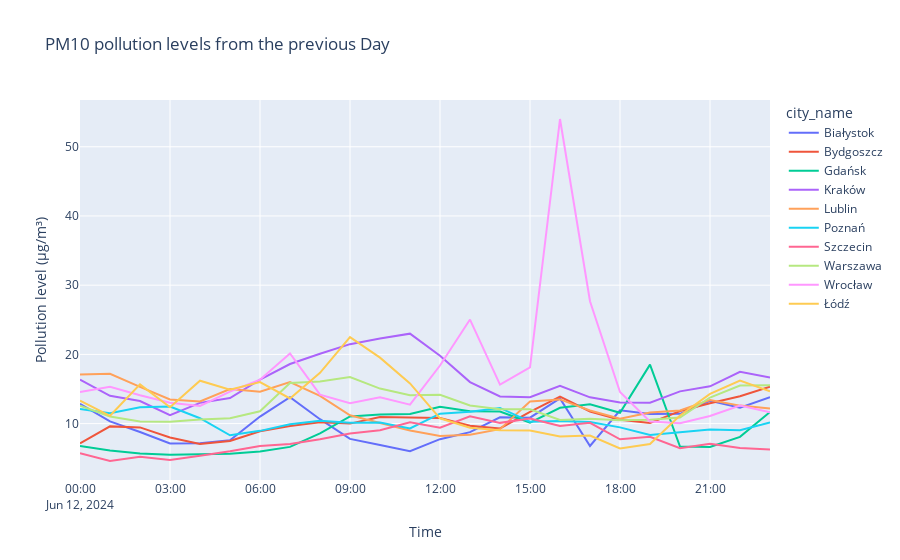

Notebook cell for this chart:
### Markdown cell above
##### **6.1 PM10 & PM2.5 pollution levels from the previous day in the biggest cities**

### Code cell
stations_df = pd.read_sql_query("SELECT station_id, city_id, name, latitude, longitude FROM stations;", conn)
cities_df = pd.read_sql_query("SELECT city_id, name FROM cities;", conn)

cities_of_interest = ["Warszawa", "Kraków", "Wrocław", "Łódź", "Poznań", 
                      "Gdańsk", "Szczecin", "Lublin", "Bydgoszcz", "Białystok"]

filtered_cities_df = cities_df[cities_df['name'].isin(cities_of_interest)]
filtered_stations_df = stations_df[stations_df['city_id'].isin(filtered_cities_df['city_id'])]

one_day_ago = (datetime.datetime.now() - datetime.timedelta(days=1)).strftime('%Y-%m-%d')
measurements_query = f"""
    SELECT s.city_id, c.name AS city_name, am.date_time, am.value
    FROM actual_measurements am
    JOIN sensors se ON am.sensor_id = se.sensor_id
    JOIN stations s ON se.station_id = s.station_id
    JOIN cities c ON s.city_id = c.city_id
    JOIN params p ON se.param_id = p.param_id
    WHERE DATE(am.date_time) = DATE('{one_day_ago}')
      AND p.formula = 'PM10'
      AND s.city_id IN ({','.join(map(str, filtered_cities_df['city_id'].tolist()))})
"""


measurements_df = pd.read_sql_query(measurements_query, conn)

measurements_df['date_time'] = pd.to_datetime(measurements_df['date_time'])
measurements_df['value'] = pd.to_numeric(measurements_df['value'], errors='coerce')
average_data = measurements_df.groupby(['city_name', pd.Grouper(key='date_time', freq='H')])['value'].mean().reset_index()

warnings.filterwarnings("ignore")

fig = px.line(average_data, x='date_time', y='value', color='city_name', title='PM10 pollution levels from the previous Day')
fig.update_layout(xaxis_title='Time', yaxis_title='Pollution level (µg/m³)', hovermode='closest')

fig.show()

### Figure 1 — Plotly figure (JSON) as saved in the notebook; plotly's stock layout.template omitted (floating-point values rounded to 4 significant figures)
{"data": [{"hovertemplate": "city_name=Białystok<br>date_time=%{x}<br>value=%{y}<extra></extra>", "legendgroup": "Białystok", "line": {"color": "#636efa", "dash": "solid"}, "marker": {"symbol": "circle"}, "mode": "lines", "name": "Białystok", "orientation": "v", "showlegend": true, "type": "scatter", "x": ["2024-06-12T00:00:00+00:00", "2024-06-12T01:00:00+00:00", "2024-06-12T02:00:00+00:00", "2024-06-12T03:00:00+00:00", "2024-06-12T04:00:00+00:00", "2024-06-12T05:00:00+00:00", "2024-06-12T06:00:00+00:00", "2024-06-12T07:00:00+00:00", "2024-06-12T08:00:00+00:00", "2024-06-12T09:00:00+00:00", "2024-06-12T10:00:00+00:00", "2024-06-12T11:00:00+00:00", "2024-06-12T12:00:00+00:00", "2024-06-12T13:00:00+00:00", "2024-06-12T14:00:00+00:00", "2024-06-12T15:00:00+00:00", "2024-06-12T16:00:00+00:00", "2024-06-12T17:00:00+00:00", "2024-06-12T18:00:00+00:00", "2024-06-12T19:00:00+00:00", "2024-06-12T20:00:00+00:00", "2024-06-12T21:00:00+00:00", "2024-06-12T22:00:00+00:00", "2024-06-12T23:00:00+00:00"], "xaxis": "x", "y": [12.87, 10.32, 8.78, 7.13, 7.15, 7.6, 11.02, 13.82, 10.64, 7.79, 6.92, 6.023, 7.75, 8.763, 10.91, 10.86, 13.64, 6.767, 11.91, 11.4, 11.41, 13.3, 12.29, 13.83], "yaxis": "y"}, {"hovertemplate": "city_name=Bydgoszcz<br>date_time=%{x}<br>value=%{y}<extra></extra>", "legendgroup": "Bydgoszcz", "line": {"color": "#EF553B", "dash": "solid"}, "marker": {"symbol": "circle"}, "mode": "lines", "name": "Bydgoszcz", "orientation": "v", "showlegend": true, "type": "scatter", "x": ["2024-06-12T00:00:00+00:00", "2024-06-12T01:00:00+00:00", "2024-06-12T02:00:00+00:00", "2024-06-12T03:00:00+00:00", "2024-06-12T04:00:00+00:00", "2024-06-12T05:00:00+00:00", "2024-06-12T06:00:00+00:00", "2024-06-12T07:00:00+00:00", "2024-06-12T08:00:00+00:00", "2024-06-12T09:00:00+00:00", "2024-06-12T10:00:00+00:00", "2024-06-12T11:00:00+00:00", "2024-06-12T12:00:00+00:00", "2024-06-12T13:00:00+00:00", "2024-06-12T14:00:00+00:00", "2024-06-12T15:00:00+00:00", "2024-06-12T16:00:00+00:00", "2024-06-12T17:00:00+00:00", "2024-06-12T18:00:00+00:00", "2024-06-12T19:00:00+00:00", "2024-06-12T20:00:00+00:00", "2024-06-12T21:00:00+00:00", "2024-06-12T22:00:00+00:00", "2024-06-12T23:00:00+00:00"], "xaxis": "x", "y": [7.15, 9.6, 9.45, 8, 7.05, 7.5, 8.9, 9.65, 10.2, 10, 10.95, 10.9, 10.8, 9.7, 9.3, 11.7, 13.9, 11.75, 10.55, 10.1, 11.8, 12.95, 13.95, 15.35], "yaxis": "y"}, {"hovertemplate": "city_name=Gdańsk<br>date_time=%{x}<br>value=%{y}<extra></extra>", "legendgroup": "Gdańsk", "line": {"color": "#00cc96", "dash": "solid"}, "marker": {"symbol": "circle"}, "mode": "lines", "name": "Gdańsk", "orientation": "v", "showlegend": true, "type": "scatter", "x": ["2024-06-12T00:00:00+00:00", "2024-06-12T01:00:00+00:00", "2024-06-12T02:00:00+00:00", "2024-06-12T03:00:00+00:00", "2024-06-12T04:00:00+00:00", "2024-06-12T05:00:00+00:00", "2024-06-12T06:00:00+00:00", "2024-06-12T07:00:00+00:00", "2024-06-12T08:00:00+00:00", "2024-06-12T09:00:00+00:00", "2024-06-12T10:00:00+00:00", "2024-06-12T11:00:00+00:00", "2024-06-12T12:00:00+00:00", "2024-06-12T13:00:00+00:00", "2024-06-12T14:00:00+00:00", "2024-06-12T15:00:00+00:00", "2024-06-12T16:00:00+00:00", "2024-06-12T17:00:00+00:00", "2024-06-12T18:00:00+00:00", "2024-06-12T19:00:00+00:00", "2024-06-12T20:00:00+00:00", "2024-06-12T21:00:00+00:00", "2024-06-12T22:00:00+00:00", "2024-06-12T23:00:00+00:00"], "xaxis": "x", "y": [6.77, 6.124, 5.666, 5.492, 5.563, 5.64, 5.978, 6.637, 8.579, 11.04, 11.32, 11.39, 12.43, 11.77, 11.74, 10.15, 12.29, 12.81, 11.57, 18.52, 6.677, 6.611, 8.082, 11.69], "yaxis": "y"}, {"hovertemplate": "city_name=Kraków<br>date_time=%{x}<br>value=%{y}<extra></extra>", "legendgroup": "Kraków", "line": {"color": "#ab63fa", "dash": "solid"}, "marker": {"symbol": "circle"}, "mode": "lines", "name": "Kraków", "orientation": "v", "showlegend": true, "type": "scatter", "x": ["2024-06-12T00:00:00+00:00", "2024-06-12T01:00:00+00:00", "2024-06-12T02:00:00+00:00", "2024-06-12T03:00:00+00:00", "2024-06-12T04:00:00+00:00", "2024-06-12T05:00:00+00:00", "2024-06-12T06:00:00+00:00", "2024-06-12T07:00:00+00:00", "2024-06-12T08:00:00+00:00", "2024-06-12T09:00:00+00:00", "2024-06-12T10:00:00+00:00", "2024-06-12T11:00:00+00:00", "2024-06-12T12:00:00+00:00", "2024-06-12T13:00:00+00:00", "2024-06-12T14:00:00+00:00", "2024-06-12T15:00:00+00:00", "2024-06-12T16:00:00+00:00", "2024-06-12T17:00:00+00:00", "2024-06-12T18:00:00+00:00", "2024-06-12T19:00:00+00:00", "2024-06-12T20:00:00+00:00", "2024-06-12T21:00:00+00:00", "2024-06-12T22:00:00+00:00", "2024-06-12T23:00:00+00:00"], "xaxis": "x", "y": [16.34, 14.01, 13.26, 11.23, 13.0, 13.7, 16.35, 18.61, 20.09, 21.48, 22.28, 23.0, 19.8, 16.0, 13.93, 13.81, 15.47, 13.79, 13.06, 13.03, 14.66, 15.38, 17.48, 16.66], "yaxis": "y"}, {"hovertemplate": "city_name=Lublin<br>date_time=%{x}<br>value=%{y}<extra></extra>", "legendgroup": "Lublin", "line": {"color": "#FFA15A", "dash": "solid"}, "marker": {"symbol": "circle"}, "mode": "lines", "name": "Lublin", "orientation": "v", "showlegend": true, "type": "scatter", "x": ["2024-06-12T00:00:00+00:00", "2024-06-12T01:00:00+00:00", "2024-06-12T02:00:00+00:00", "2024-06-12T03:00:00+00:00", "2024-06-12T04:00:00+00:00", "2024-06-12T05:00:00+00:00", "2024-06-12T06:00:00+00:00", "2024-06-12T07:00:00+00:00", "2024-06-12T08:00:00+00:00", "2024-06-12T09:00:00+00:00", "2024-06-12T10:00:00+00:00", "2024-06-12T11:00:00+00:00", "2024-06-12T12:00:00+00:00", "2024-06-12T13:00:00+00:00", "2024-06-12T14:00:00+00:00", "2024-06-12T15:00:00+00:00", "2024-06-12T16:00:00+00:00", "2024-06-12T17:00:00+00:00", "2024-06-12T18:00:00+00:00", "2024-06-12T19:00:00+00:00", "2024-06-12T20:00:00+00:00", "2024-06-12T21:00:00+00:00", "2024-06-12T22:00:00+00:00", "2024-06-12T23:00:00+00:00"], "xaxis": "x", "y": [17.1, 17.2, 15.3, 13.5, 13.2, 15, 14.6, 16, 14, 11.2, 10.1, 9, 8.2, 8.4, 9.2, 13.2, 13.5, 11.9, 10.7, 11.6, 11.9, 13.4, 12.6, 12.2], "yaxis": "y"}, {"hovertemplate": "city_name=Poznań<br>date_time=%{x}<br>value=%{y}<extra></extra>", "legendgroup": "Poznań", "line": {"color": "#19d3f3", "dash": "solid"}, "marker": {"symbol": "circle"}, "mode": "lines", "name": "Poznań", "orientation": "v", "showlegend": true, "type": "scatter", "x": ["2024-06-12T00:00:00+00:00", "2024-06-12T01:00:00+00:00", "2024-06-12T02:00:00+00:00", "2024-06-12T03:00:00+00:00", "2024-06-12T04:00:00+00:00", "2024-06-12T05:00:00+00:00", "2024-06-12T06:00:00+00:00", "2024-06-12T07:00:00+00:00", "2024-06-12T08:00:00+00:00", "2024-06-12T09:00:00+00:00", "2024-06-12T10:00:00+00:00", "2024-06-12T11:00:00+00:00", "2024-06-12T12:00:00+00:00", "2024-06-12T13:00:00+00:00", "2024-06-12T14:00:00+00:00", "2024-06-12T15:00:00+00:00", "2024-06-12T16:00:00+00:00", "2024-06-12T17:00:00+00:00", "2024-06-12T18:00:00+00:00", "2024-06-12T19:00:00+00:00", "2024-06-12T20:00:00+00:00", "2024-06-12T21:00:00+00:00", "2024-06-12T22:00:00+00:00", "2024-06-12T23:00:00+00:00"], "xaxis": "x", "y": [12.13, 11.5, 12.37, 12.48, 10.78, 8.31, 8.953, 9.895, 10.43, 10.14, 10.15, 9.315, 11.43, 11.73, 12.27, 10.28, 10.38, 10.24, 9.454, 8.349, 8.745, 9.145, 9.05, 10.18], "yaxis": "y"}, {"hovertemplate": "city_name=Szczecin<br>date_time=%{x}<br>value=%{y}<extra></extra>", "legendgroup": "Szczecin", "line": {"color": "#FF6692", "dash": "solid"}, "marker": {"symbol": "circle"}, "mode": "lines", "name": "Szczecin", "orientation": "v", "showlegend": true, "type": "scatter", "x": ["2024-06-12T00:00:00+00:00", "2024-06-12T01:00:00+00:00", "2024-06-12T02:00:00+00:00", "2024-06-12T03:00:00+00:00", "2024-06-12T04:00:00+00:00", "2024-06-12T05:00:00+00:00", "2024-06-12T06:00:00+00:00", "2024-06-12T07:00:00+00:00", "2024-06-12T08:00:00+00:00", "2024-06-12T09:00:00+00:00", "2024-06-12T10:00:00+00:00", "2024-06-12T11:00:00+00:00", "2024-06-12T12:00:00+00:00", "2024-06-12T13:00:00+00:00", "2024-06-12T14:00:00+00:00", "2024-06-12T15:00:00+00:00", "2024-06-12T16:00:00+00:00", "2024-06-12T17:00:00+00:00", "2024-06-12T18:00:00+00:00", "2024-06-12T19:00:00+00:00", "2024-06-12T20:00:00+00:00", "2024-06-12T21:00:00+00:00", "2024-06-12T22:00:00+00:00", "2024-06-12T23:00:00+00:00"], "xaxis": "x", "y": [5.718, 4.599, 5.207, 4.748, 5.368, 6.009, 6.761, 7.062, 7.74, 8.581, 9.038, 10.21, 9.396, 11.07, 10.11, 10.74, 9.656, 10.13, 7.732, 8.108, 6.456, 7.085, 6.474, 6.256], "yaxis": "y"}, {"hovertemplate": "city_name=Warszawa<br>date_time=%{x}<br>value=%{y}<extra></extra>", "legendgroup": "Warszawa", "line": {"color": "#B6E880", "dash": "solid"}, "marker": {"symbol": "circle"}, "mode": "lines", "name": "Warszawa", "orientation": "v", "showlegend": true, "type": "scatter", "x": ["2024-06-12T00:00:00+00:00", "2024-06-12T01:00:00+00:00", "2024-06-12T02:00:00+00:00", "2024-06-12T03:00:00+00:00", "2024-06-12T04:00:00+00:00", "2024-06-12T05:00:00+00:00", "2024-06-12T06:00:00+00:00", "2024-06-12T07:00:00+00:00", "2024-06-12T08:00:00+00:00", "2024-06-12T09:00:00+00:00", "2024-06-12T10:00:00+00:00", "2024-06-12T11:00:00+00:00", "2024-06-12T12:00:00+00:00", "2024-06-12T13:00:00+00:00", "2024-06-12T14:00:00+00:00", "2024-06-12T15:00:00+00:00", "2024-06-12T16:00:00+00:00", "2024-06-12T17:00:00+00:00", "2024-06-12T18:00:00+00:00", "2024-06-12T19:00:00+00:00", "2024-06-12T20:00:00+00:00", "2024-06-12T21:00:00+00:00", "2024-06-12T22:00:00+00:00", "2024-06-12T23:00:00+00:00"], "xaxis": "x", "y": [12.6, 11.04, 10.29, 10.27, 10.61, 10.78, 11.78, 15.88, 16.09, 16.74, 15.06, 14.1, 14.17, 12.61, 12.08, 12.07, 10.52, 10.69, 10.48, 10.57, 10.87, 13.77, 15.5, 15.56], "yaxis": "y"}, {"hovertemplate": "city_name=Wrocław<br>date_time=%{x}<br>value=%{y}<extra></extra>", "legendgroup": "Wrocław", "line": {"color": "#FF97FF", "dash": "solid"}, "marker": {"symbol": "circle"}, "mode": "lines", "name": "Wrocław", "orientation": "v", "showlegend": true, "type": "scatter", "x": ["2024-06-12T00:00:00+00:00", "2024-06-12T01:00:00+00:00", "2024-06-12T02:00:00+00:00", "2024-06-12T03:00:00+00:00", "2024-06-12T04:00:00+00:00", "2024-06-12T05:00:00+00:00", "2024-06-12T06:00:00+00:00", "2024-06-12T07:00:00+00:00", "2024-06-12T08:00:00+00:00", "2024-06-12T09:00:00+00:00", "2024-06-12T10:00:00+00:00", "2024-06-12T11:00:00+00:00", "2024-06-12T12:00:00+00:00", "2024-06-12T13:00:00+00:00", "2024-06-12T14:00:00+00:00", "2024-06-12T15:00:00+00:00", "2024-06-12T16:00:00+00:00", "2024-06-12T17:00:00+00:00", "2024-06-12T18:00:00+00:00", "2024-06-12T19:00:00+00:00", "2024-06-12T20:00:00+00:00", "2024-06-12T21:00:00+00:00", "2024-06-12T22:00:00+00:00", "2024-06-12T23:00:00+00:00"], "xaxis": "x", "y": [14.58, 15.33, 14.11, 13.03, 12.56, 14.63, 16.35, 20.13, 14.19, 12.95, 13.81, 12.75, 18.4, 25.03, 15.63, 18.12, 54.01, 27.68, 14.56, 10.31, 10.07, 11.1, 12.6, 11.63], "yaxis": "y"}, {"hovertemplate": "city_name=Łódź<br>date_time=%{x}<br>value=%{y}<extra></extra>", "legendgroup": "Łódź", "line": {"color": "#FECB52", "dash": "solid"}, "marker": {"symbol": "circle"}, "mode": "lines", "name": "Łódź", "orientation": "v", "showlegend": true, "type": "scatter", "x": ["2024-06-12T00:00:00+00:00", "2024-06-12T01:00:00+00:00", "2024-06-12T02:00:00+00:00", "2024-06-12T03:00:00+00:00", "2024-06-12T04:00:00+00:00", "2024-06-12T05:00:00+00:00", "2024-06-12T06:00:00+00:00", "2024-06-12T07:00:00+00:00", "2024-06-12T08:00:00+00:00", "2024-06-12T09:00:00+00:00", "2024-06-12T10:00:00+00:00", "2024-06-12T11:00:00+00:00", "2024-06-12T12:00:00+00:00", "2024-06-12T13:00:00+00:00", "2024-06-12T14:00:00+00:00", "2024-06-12T15:00:00+00:00", "2024-06-12T16:00:00+00:00", "2024-06-12T17:00:00+00:00", "2024-06-12T18:00:00+00:00", "2024-06-12T19:00:00+00:00", "2024-06-12T20:00:00+00:00", "2024-06-12T21:00:00+00:00", "2024-06-12T22:00:00+00:00", "2024-06-12T23:00:00+00:00"], "xaxis": "x", "y": [13.33, 11.13, 15.67, 12.37, 16.2, 14.9, 16, 13.63, 17.33, 22.5, 19.53, 15.8, 10.77, 9.4, 9.033, 9, 8.133, 8.267, 6.4, 7.05, 11.17, 14.3, 16.23, 14.67], "yaxis": "y"}], "layout": {"hovermode": "closest", "legend": {"title": {"text": "city_name"}, "tracegroupgap": 0}, "title": {"text": "PM10 pollution levels from the previous Day"}, "xaxis": {"anchor": "y", "domain": [0, 1], "title": {"text": "Time"}}, "yaxis": {"anchor": "x", "domain": [0, 1], "title": {"text": "Pollution level (µg/m³)"}}}}
